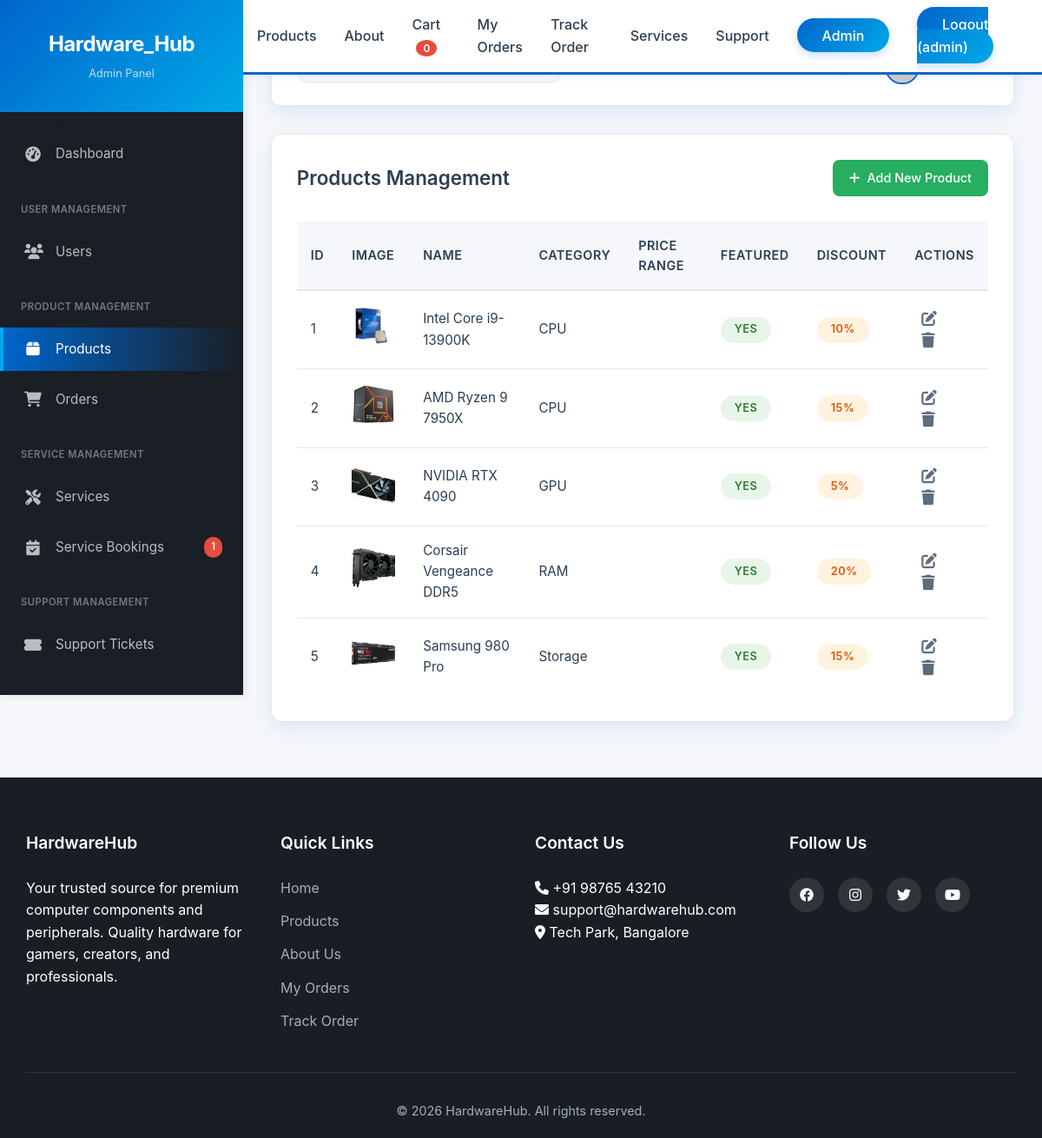
The app's page /admin/products (signed in) with its own data.
### app.py (models this page shows, shortened)
class User(UserMixin, db.Model):
    id = db.Column(db.Integer, primary_key=True)
    username = db.Column(db.String(80), unique=True, nullable=False)
    email = db.Column(db.String(120), unique=True, nullable=False)
    password_hash = db.Column(db.String(200), nullable=False)
    phone = db.Column(db.String(15))
    address = db.Column(db.Text)
    is_admin = db.Column(db.Boolean, default=False)
    created_at = db.Column(db.DateTime, default=datetime.utcnow)
    orders = db.relationship('Order', backref='user', lazy=True)
    service_bookings = db.relationship('ServiceBooking', backref='user', lazy=True)
    support_tickets = db.relationship('SupportTicket', backref='user', lazy=True)

class Product(db.Model):
    id = db.Column(db.Integer, primary_key=True)
    name = db.Column(db.String(100), nullable=False)
    category = db.Column(db.String(50), nullable=False)
    brand = db.Column(db.String(50), nullable=False)
    description = db.Column(db.Text)
    specifications = db.Column(db.Text)
    image = db.Column(db.String(200))
    warranty = db.Column(db.String(50))
    featured = db.Column(db.Boolean, default=False)
    discount = db.Column(db.Integer, default=0)
    in_stock = db.Column(db.Boolean, default=True)
    stock_quantity = db.Column(db.Integer, default=0)
    created_at = db.Column(db.DateTime, default=datetime.utcnow)
    variants = db.relationship('ProductVariant', backref='product', cascade='all, delete-orphan')

### app.py (the view)
@app.route('/admin/products')
@login_required
@admin_required
def admin_products():
    products = Product.query.all()
    open_tickets_count = SupportTicket.query.filter_by(status='open').count()
    unread_bookings_count = ServiceBooking.query.filter_by(status='pending').count()
    return render_template('admin/products.html', products=products,
                         open_tickets_count=open_tickets_count,
                         unread_bookings_count=unread_bookings_count)

### app.py (called while the page is built)
def admin_required(f):
    @wraps(f)
    def decorated_function(*args, **kwargs):
        if not current_user.is_authenticated or not current_user.is_admin:
            flash('You need admin privileges to access this page.', 'danger')
            return redirect(url_for('index'))
        return f(*args, **kwargs)
    return decorated_function

@login_manager.user_loader
def load_user(user_id):
    return User.query.get(int(user_id))

### templates/admin/products.html (shortened to what this page needs)
{% extends "base.html" %}
{% block extra_css %}
<link rel="stylesheet" href="{{ url_for('static', filename='css/admin.css') }}">
{% endblock %}
{% block content %}
<div class="admin-container">
    {% include 'admin/sidebar.html' %}
    <main class="admin-main">
        <div class="admin-top-bar">
            <div class="admin-search">
            </div>
            <div class="admin-user">
                <div class="admin-notifications">
                    <span class="notification-badge">3</span>
                </div>
                <div class="admin-profile">
                    <span>{{ current_user.username }}</span>
                </div>
            </div>
        </div>
        <div class="admin-table-container">
            <div class="admin-table-header">
                <h2>Products Management</h2>
                <a href="{{ url_for('add_product') }}" class="admin-btn admin-btn-success">
                    <i class="fas fa-plus"></i> Add New Product
                </a>
            </div>
            <table class="admin-table" id="productsTable">
                <thead>
                    <tr>
                        <th>ID</th>
                        <th>Image</th>
                        <th>Name</th>
                        <th>Category</th>
                        <th>Price Range</th>
                        <th>Featured</th>
                        <th>Discount</th>
                        <th>Actions</th>
                    </tr>
                </thead>
                <tbody>
                    {% for product in products %}
                    <tr>
                        <td>{{ product.id }}</td>
                        <td>
                            {% if product.image %}
                            <img src="{{ url_for('static', filename='img/products/' + product.image) }}" alt="{{ product.name }}" style="width: 50px; height: 50px; object-fit: cover; border-radius: 5px;">
                            {% else %}
                            <img src="https://via.placeholder.com/50" alt="No image" style="width: 50px; height: 50px; object-fit: cover; border-radius: 5px;">
                            {% endif %}
                        </td>
                        <td>{{ product.name }}</td>
                        <td>{{ product.category }}</td>
                        <td>
                        </td>
                        <td>
                            {% if product.featured %}
                            <span class="status-badge status-active">Yes</span>
                            {% else %}
                            <span class="status-badge status-inactive">No</span>
                            {% endif %}
                        </td>
                        <td>
                            {% if product.discount > 0 %}
                            <span class="status-badge status-pending">{{ product.discount }}%</span>
                            {% else %}
                            -
                            {% endif %}
                        </td>
                        <td>
                            <a href="{{ url_for('edit_product', product_id=product.id) }}" class="action-icon edit" title="Edit">
                                <i class="fas fa-edit"></i>
                            </a>
                            <form method="POST" action="{{ url_for('delete_product', product_id=product.id) }}" style="display: inline;" onsubmit="return confirm('Are you sure you want to delete this product?');">
                                <button type="submit" style="background: none; border: none; cursor: pointer;" class="action-icon delete" title="Delete">
                                    <i class="fas fa-trash"></i>
                                </button>
                            </form>
                        </td>
                    </tr>
                    {% endfor %}
                </tbody>
            </table>
        </div>
    </main>
</div>
{% endblock %}

### templates/base.html (shortened to what this page needs)
<!DOCTYPE html>
<html lang="en">
<head>
    <link rel="stylesheet" href="{{ url_for('static', filename='css/style.css') }}">
    {% block extra_css %}{% endblock %}
    <link rel="stylesheet" href="https://cdnjs.cloudflare.com/ajax/libs/font-awesome/6.0.0/css/all.min.css">
    <link rel="stylesheet" href="https://unpkg.com/leaflet@1.9.4/dist/leaflet.css" />
</head>
<body>
    <nav class="navbar">
        <div class="container">
            <div class="nav-content">
                <div class="logo">Hardware<span>Hub</span></div>
                <ul class="nav-links">
                    <li><a href="{{ url_for('index') }}" {% if request.endpoint == 'index' %}class="active"{% endif %}>Home</a></li>
                    <li><a href="{{ url_for('products') }}" {% if request.endpoint == 'products' %}class="active"{% endif %}>Products</a></li>
                    <li><a href="{{ url_for('about') }}" {% if request.endpoint == 'about' %}class="active"{% endif %}>About</a></li>
                    <li><a href="{{ url_for('cart') }}">Cart <span class="cart-count">0</span></a></li>
                    <li><a href="{{ url_for('orders') }}" {% if request.endpoint == 'orders' %}class="active"{% endif %}>My Orders</a></li>
                    <li><a href="{{ url_for('tracking') }}" {% if request.endpoint == 'tracking' %}class="active"{% endif %}>Track Order</a></li>
                    <li><a href="{{ url_for('services') }}" {% if request.endpoint == 'services' or request.endpoint == 'service_detail' or request.endpoint == 'book_service' %}class="active"{% endif %}>Services</a></li>
<li><a href="{{ url_for('support') }}" {% if request.endpoint == 'support' or request.endpoint == 'new_ticket' or request.endpoint == 'my_tickets' %}class="active"{% endif %}>Support</a></li>
                    {% if current_user.is_authenticated and current_user.is_admin %}
                        <li><a href="{{ url_for('admin_dashboard') }}" class="admin-link">Admin</a></li>
                    {% endif %}
                    {% if current_user.is_authenticated %}
                        <li><a href="#" class="logout-btn" id="logoutBtn">Logout ({{ current_user.username }})</a></li>
                    {% else %}
                        <li><a href="{{ url_for('login') }}" class="login-btn" id="loginNavBtn">Login</a></li>
                    {% endif %}
                </ul>
            </div>
        </div>
    </nav>
    {% block content %}{% endblock %}
    <footer class="footer">
        <div class="container">
            <div class="footer-content">
                <div class="footer-section">
                    <h3>HardwareHub</h3>
                    <p>Your trusted source for premium computer components and peripherals. Quality hardware for gamers, creators, and professionals.</p>
                </div>
                <div class="footer-section">
                    <h4>Quick Links</h4>
                    <ul>
                        <li><a href="{{ url_for('index') }}">Home</a></li>
                        <li><a href="{{ url_for('products') }}">Products</a></li>
                        <li><a href="{{ url_for('about') }}">About Us</a></li>
                        <li><a href="{{ url_for('orders') }}">My Orders</a></li>
                        <li><a href="{{ url_for('tracking') }}">Track Order</a></li>
                    </ul>
                </div>
                <div class="footer-section">
                    <h4>Contact Us</h4>
                    <p><i class="fas fa-phone"></i> +91 98765 43210</p>
                    <p><i class="fas fa-envelope"></i> support@hardwarehub.com</p>
                    <p><i class="fas fa-map-marker-alt"></i> Tech Park, Bangalore</p>
                </div>
                <div class="footer-section">
                    <h4>Follow Us</h4>
                    <div class="social-links">
                        <a href="#"><i class="fab fa-facebook"></i></a>
                        <a href="#"><i class="fab fa-instagram"></i></a>
                        <a href="#"><i class="fab fa-twitter"></i></a>
                        <a href="#"><i class="fab fa-youtube"></i></a>
                    </div>
                </div>
            </div>
            <div class="footer-bottom">
                <p>&copy; 2026 HardwareHub. All rights reserved.</p>
            </div>
        </div>
    </footer>
</body>
</html>

### static/css/style.css (style rules this page uses)
:root { --primary-blue: #0066CC; --secondary-blue: #004999; --accent-cyan: #00A8E8; --dark-bg: #1A1E24; --light-bg: #F5F7FA; --card-bg: #FFFFFF; --text-primary: #2C3E50; --text-secondary: #5D6D7E; --success-green: #27AE60; --warning-orange: #F39C12; --danger-red: #E74C3C; --shadow: 0 8px 20px rgba(0, 102, 204, 0.1); --shadow-hover: 0 12px 30px rgba(0, 102, 204, 0.2); --transition: all 0.3s ease; --border-radius: 10px; --border-radius-sm: 5px; }
* { margin: 0; padding: 0; box-sizing: border-box; }
html { scroll-behavior: smooth; }
body { font-family: 'Inter', 'Segoe UI', system-ui, -apple-system, sans-serif; color: var(--text-primary); line-height: 1.6; background: var(--light-bg); overflow-x: hidden; }
.container { max-width: 1400px; margin: 0 auto; padding: 0 30px; }
.navbar { background: var(--card-bg); box-shadow: 0 2px 10px rgba(0,0,0,0.05); position: fixed; top: 0; width: 100%; z-index: 1000; animation: slideDown 0.5s ease; border-bottom: 3px solid var(--primary-blue); }
.nav-content { display: flex; justify-content: space-between; align-items: center; padding: 1rem 0; }
.logo { font-size: 1.8rem; font-weight: 700; color: var(--text-primary); animation: fadeIn 1s ease; letter-spacing: -0.5px; }
.logo span { color: var(--primary-blue); background: linear-gradient(135deg, var(--primary-blue), var(--accent-cyan)); -webkit-background-clip: text; -webkit-text-fill-color: transparent; }
.nav-links { display: flex; list-style: none; gap: 2rem; align-items: center; }
.nav-links a { text-decoration: none; color: var(--text-primary); font-weight: 500; transition: var(--transition); position: relative; font-size: 1rem; }
.nav-links a::after { content: ''; position: absolute; bottom: -5px; left: 0; width: 0; height: 3px; background: linear-gradient(90deg, var(--primary-blue), var(--accent-cyan)); transition: var(--transition); border-radius: 2px; }
.login-btn, .logout-btn, .admin-link { background: linear-gradient(135deg, var(--primary-blue), var(--accent-cyan)); color: white !important; padding: 0.6rem 1.8rem; border-radius: 30px; font-weight: 600; cursor: pointer; border: none; box-shadow: 0 4px 10px rgba(0, 102, 204, 0.2); }
.login-btn::after, .logout-btn::after, .admin-link::after { display: none; }
.cart-count { background: var(--danger-red); color: white; border-radius: 50%; padding: 2px 8px; font-size: 0.75rem; margin-left: 5px; font-weight: 600; }
.footer { background: var(--dark-bg); color: white; padding: 60px 0 20px; }
.footer-content { display: grid; grid-template-columns: repeat(auto-fit, minmax(250px, 1fr)); gap: 2rem; margin-bottom: 2rem; }
.footer-section h3, .footer-section h4 { margin-bottom: 1.5rem; color: white; font-size: 1.2rem; font-weight: 600; }
.footer-section ul { list-style: none; }
.footer-section ul li { margin-bottom: 0.8rem; }
.footer-section a { color: #A0AEC0; text-decoration: none; transition: var(--transition); }
.social-links { display: flex; gap: 1rem; }
.social-links a { width: 40px; height: 40px; background: rgba(255,255,255,0.1); border-radius: 50%; display: flex; align-items: center; justify-content: center; transition: var(--transition); color: white; }
.footer-bottom { text-align: center; padding-top: 2rem; border-top: 1px solid rgba(255,255,255,0.1); color: #A0AEC0; font-size: 0.9rem; }

### records on screen
User: username "admin"
Product: id "1", image (picture), name "Intel Core i9-13900K", category "CPU", featured "YES", discount "10"
Product: id "2", image (picture), name "AMD Ryzen 9 7950X", category "CPU", featured "YES", discount "15"
Product: id "3", image (picture), name "NVIDIA RTX 4090", category "GPU", featured "YES", discount "5"
Product: id "4", image (picture), name "Corsair Vengeance DDR5", category "RAM", featured "YES", discount "20"
Product: id "5", image (picture), name "Samsung 980 Pro", category "Storage", featured "YES", discount "15"

### other values on screen
{{ unread_bookings_count }} "1"
